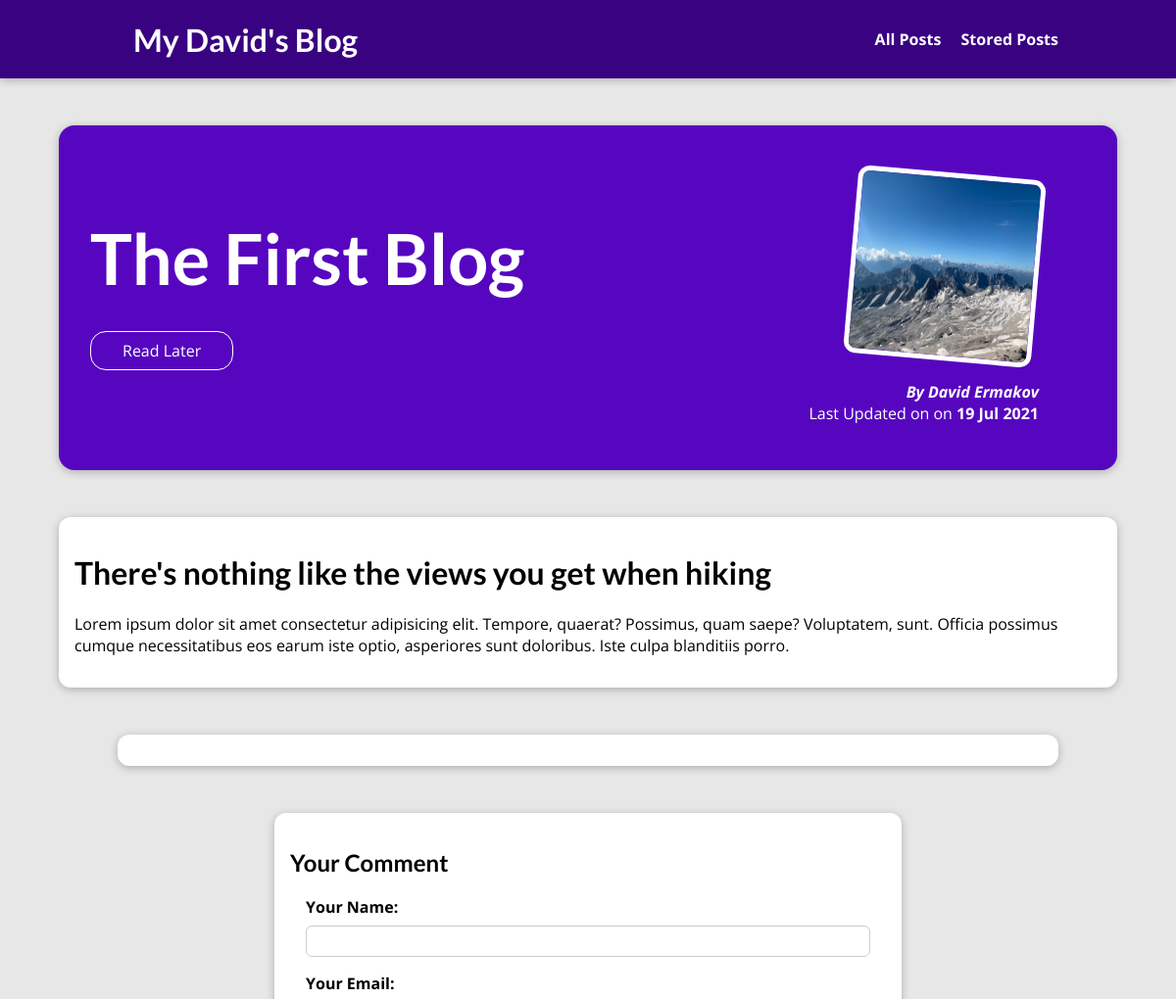
Before: /posts/the-first-blog (upper part) with the older database file.
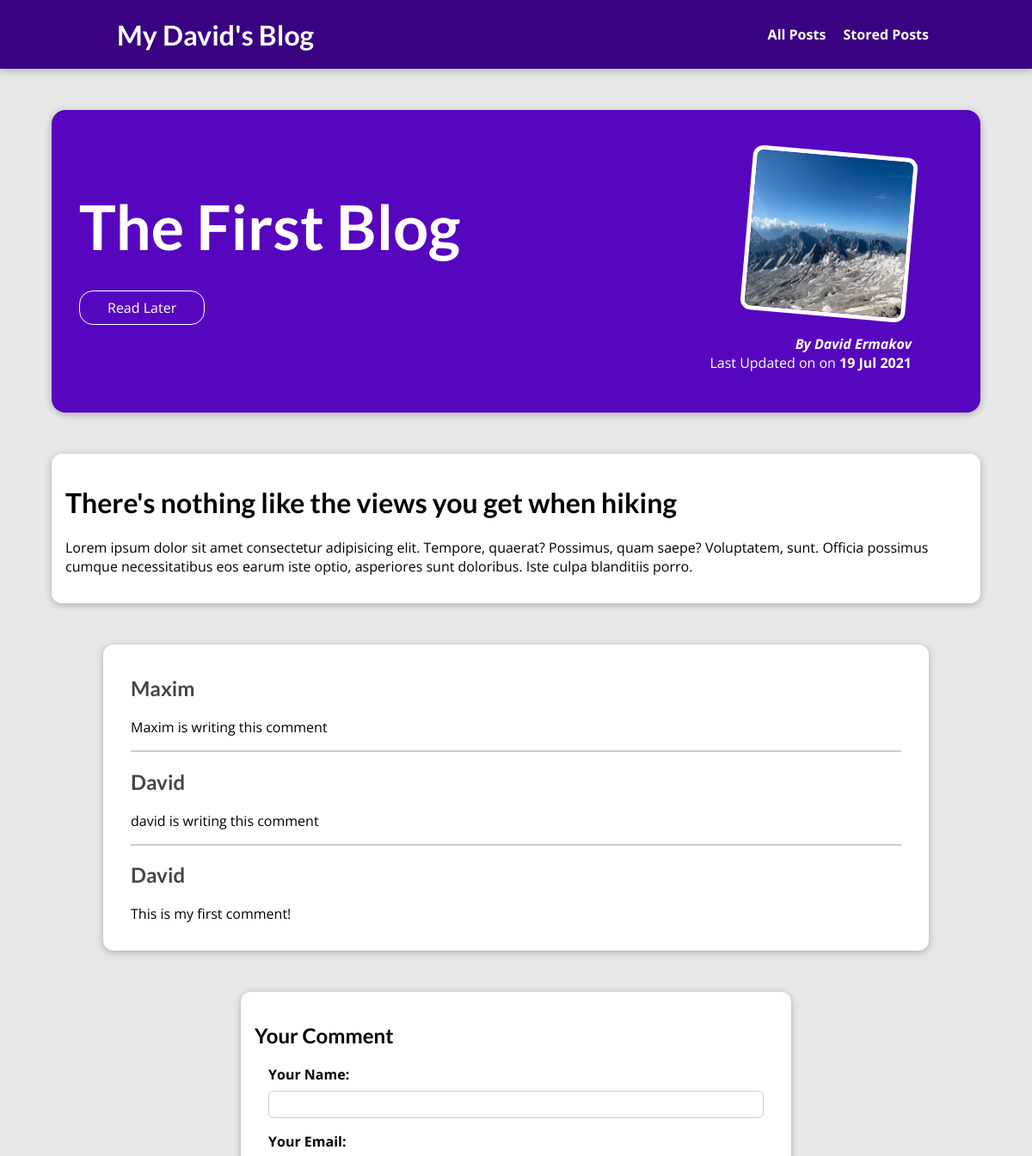
After: the same page with the newer database file.
### blog/models.py (models this page shows, shortened)
class Post(models.Model):
    title = models.CharField(max_length=150)
    excerpt = models.CharField(max_length=150)
    image = models.ImageField(upload_to="posts", null=True)
    date = models.DateField(blank=True, null=True, auto_now=True, editable=True)
    slug = models.SlugField(unique=True, db_index=True)
    content = models.TextField(max_length=1000, validators=[MinLengthValidator(10)])
    author = models.ForeignKey(Author, on_delete=CASCADE, null=True, related_name="posts")

class Author(models.Model):
    first_name = models.CharField(max_length=50)
    last_name = models.CharField(max_length=50)
    e_mail = models.EmailField(max_length=100)
    def full_name(self):
        return f"{self.first_name} {self.last_name}"
    def __str__(self):
        return self.full_name()

class Comment(models.Model):
    user_name = models.CharField(max_length=120)
    user_email = models.EmailField()
    text = models.TextField(max_length=300)
    posts = models.ForeignKey(
        Post, on_delete=models.CASCADE, related_name="comments")

### blog/views.py (the view, shortened to what this page needs)
# urls.py: path("posts/<slug:slug>", views.BlogPostView.as_view(), name="posts-detail-page"),
class BlogPostView(View):
    def is_stored_posts(self,request,post_id):
        stored_posts = request.session.get("stored_posts")
        if stored_posts is not None:
            is_saved_for_later= post_id in stored_posts
        else:
            is_saved_for_later=False
        return is_saved_for_later
    def get(self, request, slug):
        post = Post.objects.get(slug=slug)
        context = {
            "post": post,
            "post_tags": post.tags.all(),
            "comment_form": CommentForm(),
            "comments": post.comments.all().order_by("-id"),
            "is_saved_for_later": self.is_stored_posts(request, post.id)
        }
        return render(request, "blog/blog.html", context)

### blog/forms.py
class CommentForm(forms.ModelForm):
    class Meta:
        model = Comment
        exclude = ["posts"]
        labels = {
            "user_name": "Your Name",
            "user_email": "Your Email",
            "text": "Your Comment"}

### blog/templates/blog/blog.html (shortened to what this page needs)
{% extends "layout.html" %}
{% load static %}
{% block css_files %}
<link rel="stylesheet" href="{% static "blog/post-detail.css"%}">
{% endblock %}
{% block page_body %}
<section id="summary">
  <h2>{{post.title|title}}</h2>
  <div id="read-later">
  <form action="{% url "read-later" %}" method="POST">
    <button>
      {% if is_saved_for_later %}
        Remove from <a href="{%url "read-later"%}">Read Later</a> list
      {% else %}
        Read Later
      {% endif %}
    </button>
  </form>
  </div>
  <article>
    <img src="{{post.image.url}}" alt="{{post.title|title}}" />
    <address>By <a href="mailto:{{post.author.e_mail}}"> {{post.author}} </a></address>
    <div>Last Updated on on <time> {{post.date|date:"d M Y"}} </time></div>
  </article>
</section>
<main>
  <h1>{{post.excerpt}}</h1>
  <p>
    {{post.content|linebreaks}}
  </p>
</main>
<section id="comments">
  <ul>
    {%for comment in comments%}
      <li>
        <h2>{{comment.user_name}}</h2>
        <p>{{comment.text}}</p>
      </li>
    {% endfor %}
  </ul>
</section>
  <section id="comment-form">
  <h2>Your Comment</h2>
    <form action="{% url "posts-detail-page" post.slug %}" method="POST">
      {% for form_field in comment_form  %}
       <div class="form-control {%if form_field.errors%}invalid{%endif%}">
        {{ form_field.label_tag }}
        {{ form_field }}
       </div>
       {% endfor %}
    </form>
  </section>
{% endblock page_body %}

### templates/layout.html (shortened to what this page needs)
{% load static %}
<!DOCTYPE html>
<html lang="en">
<head>
    <link rel="stylesheet" href="{% static "app.css" %}">
    {% block css_files %}{% endblock%}
</head>
<body>
<header id="main-navigation">
        <h1><a href="{% url "starting-page" %}"> My David's Blog </a></h1>
        <nav>
        <a href="{% url "posts-page" %}">All Posts</a>
        <a href="{% url "read-later" %}">Stored Posts</a>
        </nav>
    </header>
    {% block page_body %}
    {% endblock %}
</body>
</html>

### static/app.css (style rules this page uses)
* { box-sizing: border-box; }
html { font-family: 'Open Sans', 'Lato', sans-serif; }
body { margin: 0; }
h1, h2, h3 { font-family: 'Lato', sans-serif; font-weight: bold; }
#main-navigation { width: 100%; height: 5rem; display: flex; justify-content: space-between; align-items: center; padding: 0 10%; position: absolute; top: 0; left: 0; }
#main-navigation a { text-decoration: none; color: white; font-weight: bold; margin-left: 1rem; }

### blog/static/blog/post-detail.css (style rules this page uses)
body { background-color: #e7e7e7; }
#main-navigation { background-color: #390281; box-shadow: 0 2px 8px rgba(0, 0, 0, 0.25); }
#summary { margin: 8rem auto 3rem auto; padding: 2rem; width: 90%; max-width: 90rem; border-radius: 16px; background-color: #5706c0; position: relative; box-shadow: 0 2px 8px rgba(0, 0, 0, 0.25); height: 22rem; }
#summary h2 { color: white; font-size: 4.5rem; margin-bottom: 0.25rem; }
#summary article { position: absolute; top: 2rem; right: 3rem; padding: 1rem 2rem; border-radius: 12px; text-align: right; color: white; }
#summary article img { width: 12rem; height: 12rem; border-radius: 12px; transform: rotateZ(5deg); border: 5px solid white; margin-bottom: 1rem; }
#summary address { font-weight: bold; }
#summary a { color: white; text-decoration: none; }
#summary time { font-weight: bold; }
#read-later { margin: 2rem 0; }
#read-later button { background-color: transparent; border: 1px solid white; padding: 0.5rem 2rem; font: inherit; color: white; cursor: pointer; border-radius: 16px; }
main { width: 90%; max-width: 90rem; margin: 3rem auto; background-color: white; padding: 1rem; border-radius: 12px; box-shadow: 0 2px 8px rgba(0, 0, 0, 0.25); }
#comment-form { margin: 3rem auto; width: 90%; max-width: 40rem; border-radius: 12px; background-color: white; box-shadow: 0 2px 8px rgba(0,0,0,0.25); padding: 1rem; }
.form-control { margin: 1rem; }
.form-control label { font-weight: bold; margin-bottom: 0.5rem; display: block; }
.form-control input, .form-control textarea { display: block; width: 100%; font: inherit; padding: 0.25rem; border-radius: 6px; border: 1px solid #ccc; }
#comments { margin: 3rem auto; width: 90%; max-width: 60rem; border-radius: 12px; background-color: white; box-shadow: 0 2px 8px rgba(0,0,0,0.25); padding: 1rem 2rem; }
#comments ul { list-style: none; margin: 0; padding: 0; }
#comments li { margin-bottom: 1rem; border-bottom: 2px solid #ccc; }
#comments li:last-of-type { border-bottom: none; }
#comments h2 { color: #464646; }

Changed rows visible on the page:
added Comment: user_name "Maxim", text "Maxim is writing this comment"
added Comment: user_name "David", text "david is writing this comment"
added Comment: user_name "David", text "This is my first comment!"
